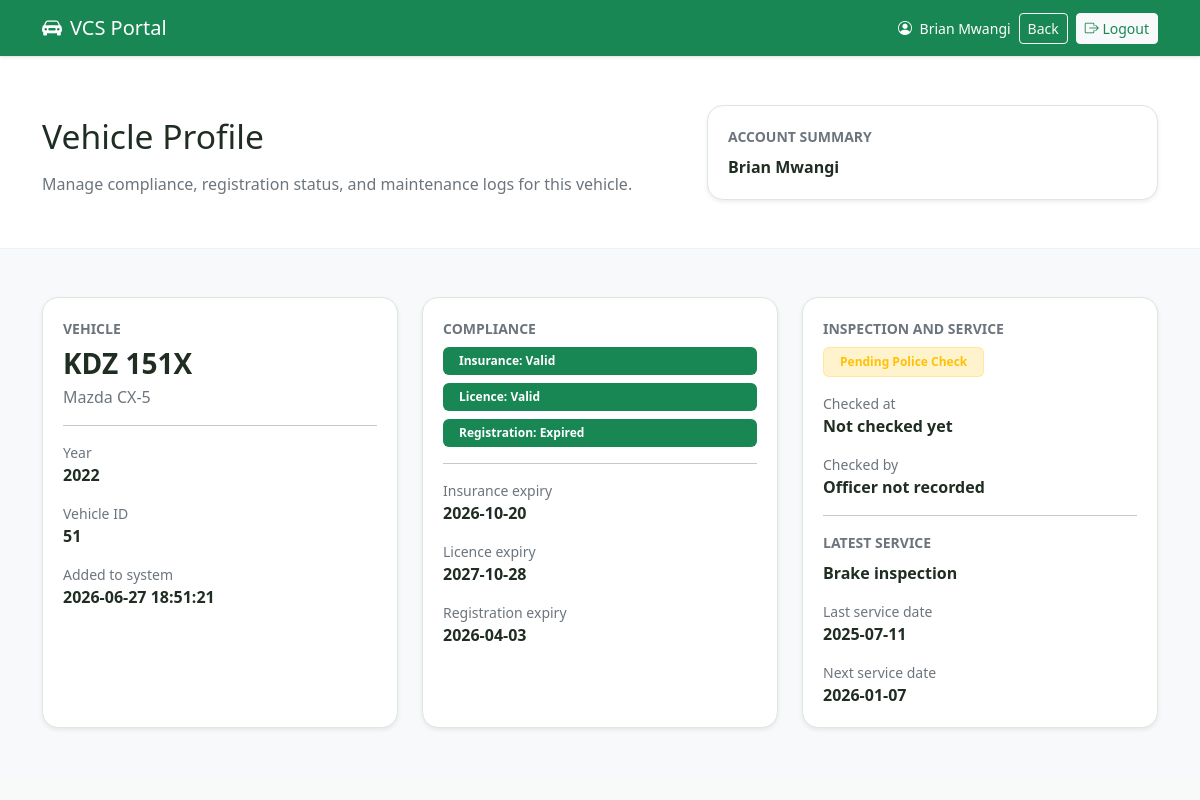
Screenshot of /views/citizen_vehicle_details.php?vehicle_id=51 (signed in) with the database file from the repository.
### tables this page shows
CREATE TABLE IF NOT EXISTS vehicles (
    vehicle_id INT AUTO_INCREMENT PRIMARY KEY,
    owner_id INT NOT NULL,
    plate_number VARCHAR(50) NOT NULL,
    make VARCHAR(100) NOT NULL,
    model VARCHAR(100) NOT NULL,
    year INT NOT NULL,
    inspection_status VARCHAR(30) NOT NULL DEFAULT 'Pending Police Check',
    inspection_checked_at DATETIME NULL,
    inspection_checked_by INT NULL,
    created_at TIMESTAMP DEFAULT CURRENT_TIMESTAMP,
    CONSTRAINT fk_vehicles_owner
        FOREIGN KEY (owner_id) REFERENCES users(user_id)
        ON DELETE CASCADE
    ,
    CONSTRAINT fk_vehicles_inspection_checked_by
        FOREIGN KEY (inspection_checked_by) REFERENCES users(user_id)
        ON DELETE SET NULL
);

CREATE TABLE IF NOT EXISTS compliance_records (
    compliance_id INT AUTO_INCREMENT PRIMARY KEY,
    vehicle_id INT NOT NULL,
    insurance_expiry DATE NOT NULL,
    insurance_status VARCHAR(20) NOT NULL,
    licence_expiry DATE NOT NULL,
    licence_status VARCHAR(20) NOT NULL,
    registration_expiry DATE NOT NULL,
    registration_status VARCHAR(20) NOT NULL,
    created_at TIMESTAMP DEFAULT CURRENT_TIMESTAMP,
    CONSTRAINT fk_compliance_vehicle
        FOREIGN KEY (vehicle_id) REFERENCES vehicles(vehicle_id)
        ON DELETE CASCADE
);

CREATE TABLE IF NOT EXISTS service_records (
    service_id INT AUTO_INCREMENT PRIMARY KEY,
    vehicle_id INT NOT NULL,
    service_details VARCHAR(255) NOT NULL,
    last_service_date DATE NOT NULL,
    next_service_date DATE NOT NULL,
    created_at TIMESTAMP DEFAULT CURRENT_TIMESTAMP,
    CONSTRAINT fk_service_vehicle
        FOREIGN KEY (vehicle_id) REFERENCES vehicles(vehicle_id)
        ON DELETE CASCADE
);

### views/citizen_vehicle_details.php (the view, shortened to what this page needs)
<?php
require_once '../config/db.php';
function h($value): string
{
    return htmlspecialchars((string) $value, ENT_QUOTES, 'UTF-8');
}
function inspectionBadgeClass($status): string
{
    $normalized = strtolower(trim((string) $status));
    if ($normalized === 'pending police check') {
        return 'bg-warning-subtle text-warning border border-warning border-opacity-25';
    }
    return 'bg-secondary-subtle text-secondary border border-secondary border-opacity-25';
}
$userId = (int) $_SESSION['user_id'];
$vehicleId = (int) ($_GET['vehicle_id'] ?? 0);
$vehicle = null;
$dashboardUrl = '/views/citizen_portal.php';
if ($vehicleId <= 0) {
    $message = 'Select a vehicle first.';
    $messageType = 'warning';
} else {
    try {
        $stmt = $pdo->prepare(
            "SELECT
                u.user_id,
                u.name AS owner_name,
                u.email AS owner_email,
                u.role AS owner_role,
                v.vehicle_id,
                v.plate_number,
                v.make,
                v.model,
                v.year,
                v.inspection_status,
                v.inspection_checked_at,
                v.inspection_checked_by,
                checker.name AS inspection_checked_by_name,
                v.created_at AS vehicle_created_at,
                c.insurance_expiry,
                c.insurance_status,
                c.licence_expiry,
                c.licence_status,
                c.registration_expiry,
                c.registration_status,
                s.service_details,
                s.last_service_date,
                s.next_service_date
            FROM vehicles v
            INNER JOIN users u ON u.user_id = v.owner_id
            LEFT JOIN compliance_records c ON c.vehicle_id = v.vehicle_id
            LEFT JOIN service_records s ON s.vehicle_id = v.vehicle_id
            LEFT JOIN users checker ON checker.user_id = v.inspection_checked_by
            WHERE v.vehicle_id = :vehicle_id
              AND v.owner_id = :owner_id
            LIMIT 1"
        );
        $stmt->execute([
            'vehicle_id' => $vehicleId,
            'owner_id' => $userId,
        ]);
        $vehicle = $stmt->fetch();
    } catch (PDOException $e) {
        error_log($e->getMessage());
        $message = 'Database error while loading vehicle details.';
        $messageType = 'danger';
    }
}
?>
<!DOCTYPE html>
<html lang="en">
<head>
    <link href="https://cdn.jsdelivr.net/npm/bootstrap@5.3.2/dist/css/bootstrap.min.css" rel="stylesheet">
    <link href="https://cdn.jsdelivr.net/npm/bootstrap-icons@1.11.3/font/bootstrap-icons.min.css" rel="stylesheet">
    <link href="../assets/css/style.css" rel="stylesheet">
</head>
<body class="dashboard-page">
    <nav class="navbar navbar-expand-lg navbar-dark bg-success shadow-sm">
        <div class="container">
            <a class="navbar-brand text-white" href="<?php echo h($dashboardUrl); ?>">
                <i class="bi bi-car-front-fill me-2"></i>VCS Portal
            </a>
            <div class="d-flex align-items-center text-white gap-2">
                <span class="small d-none d-md-inline"><i class="bi bi-person-circle me-1"></i> <?php echo h($_SESSION['name'] ?? 'Citizen'); ?></span>
                <a href="<?php echo h($dashboardUrl); ?>" class="btn btn-outline-light btn-sm">Back</a>
                <a href="/backend/logout.php" class="btn btn-light btn-sm text-success">
                    <i class="bi bi-box-arrow-right"></i> Logout
                </a>
            </div>
        </div>
    </nav>
    <main>
        <section class="section-band bg-white">
            <div class="container py-5">
                <div class="row align-items-center g-4">
                    <div class="col-lg-7">
                        <h1 class="section-title mt-2 mb-3">Vehicle Profile</h1>
                        <p class="text-secondary mb-0">
                            Manage compliance, registration status, and maintenance logs for this vehicle.
                        </p>
                    </div>
                    <div class="col-lg-5">
                        <div class="detail-card shadow-sm">
                            <div class="small text-secondary text-uppercase fw-semibold">Account summary</div>
                            <div class="fw-bold mt-2"><?php echo h($_SESSION['name'] ?? 'Citizen'); ?></div>
                        </div>
                    </div>
                </div>
            </div>
        </section>
        <section class="section-band bg-light">
            <div class="container py-5">
                <?php if ($vehicle): ?>
                    <div class="row g-4">
                        <div class="col-lg-4">
                            <div class="detail-card h-100 shadow-sm">
                                <div class="small text-secondary text-uppercase fw-semibold">Vehicle</div>
                                <h2 class="h3 fw-bold mt-2 mb-1"><?php echo h($vehicle['plate_number']); ?></h2>
                                <p class="text-secondary mb-0"><?php echo h($vehicle['make']); ?> <?php echo h($vehicle['model']); ?></p>
                                <hr>
                                <div class="small text-secondary">Year</div>
                                <div class="fw-semibold"><?php echo h($vehicle['year']); ?></div>
                                <div class="small text-secondary mt-3">Vehicle ID</div>
                                <div class="fw-semibold"><?php echo h($vehicle['vehicle_id']); ?></div>
                                <div class="small text-secondary mt-3">Added to system</div>
                                <div class="fw-semibold"><?php echo h($vehicle['vehicle_created_at']); ?></div>
                            </div>
                        </div>
                        <div class="col-lg-4">
                            <div class="detail-card h-100 shadow-sm">
                                <div class="small text-secondary text-uppercase fw-semibold">Compliance</div>
                                <div class="mt-2 d-grid gap-2">
                                    <span class="badge bg-success px-3 py-2 text-start">Insurance: <?php echo h($vehicle['insurance_status'] ?? 'N/A'); ?></span>
                                    <span class="badge bg-success px-3 py-2 text-start">Licence: <?php echo h($vehicle['licence_status'] ?? 'N/A'); ?></span>
                                    <span class="badge bg-success px-3 py-2 text-start">Registration: <?php echo h($vehicle['registration_status'] ?? 'N/A'); ?></span>
                                </div>
                                <hr>
                                <div class="small text-secondary">Insurance expiry</div>
                                <div class="fw-semibold"><?php echo h($vehicle['insurance_expiry'] ?? 'N/A'); ?></div>
                                <div class="small text-secondary mt-3">Licence expiry</div>
                                <div class="fw-semibold"><?php echo h($vehicle['licence_expiry'] ?? 'N/A'); ?></div>
                                <div class="small text-secondary mt-3">Registration expiry</div>
                                <div class="fw-semibold"><?php echo h($vehicle['registration_expiry'] ?? 'N/A'); ?></div>
                            </div>
                        </div>
                        <div class="col-lg-4">
                            <div class="detail-card h-100 shadow-sm">
                                <div class="small text-secondary text-uppercase fw-semibold">Inspection and service</div>
                                <div class="mt-2">
                                    <span class="badge <?php echo inspectionBadgeClass($vehicle['inspection_status'] ?? 'Pending Police Check'); ?> px-3 py-2">
                                        <?php echo h($vehicle['inspection_status'] ?? 'Pending Police Check'); ?>
                                    </span>
                                </div>
                                <div class="small text-secondary mt-3">Checked at</div>
                                <div class="fw-semibold"><?php echo h($vehicle['inspection_checked_at'] ?? 'Not checked yet'); ?></div>
                                <div class="small text-secondary mt-3">Checked by</div>
                                <div class="fw-semibold"><?php echo h($vehicle['inspection_checked_by_name'] ?? 'Officer not recorded'); ?></div>
                                <hr>
                                <div class="small text-secondary text-uppercase fw-semibold">Latest service</div>
                                <div class="fw-semibold mt-2"><?php echo h($vehicle['service_details'] ?? 'N/A'); ?></div>
                                <div class="small text-secondary mt-3">Last service date</div>
                                <div class="fw-semibold"><?php echo h($vehicle['last_service_date'] ?? 'N/A'); ?></div>
                                <div class="small text-secondary mt-3">Next service date</div>
                                <div class="fw-semibold"><?php echo h($vehicle['next_service_date'] ?? 'N/A'); ?></div>
                            </div>
                        </div>
                                </div>
                            </div>
                <?php endif; ?>
        </section>
    </main>
</body>
</html>

### assets/css/style.css (style rules this page uses)
:root { --vcs-green: #0a7a3c; --vcs-green-dark: #07592d; --vcs-green-soft: #e9f6ee; --vcs-white: #ffffff; --vcs-ink: #1f2d23; --vcs-muted: #5f6f65; --vcs-border: #dbe8de; --vcs-surface: #f7faf8; }
html { scroll-behavior: smooth; }
body { background: var(--vcs-surface); color: var(--vcs-ink); }
.section-band { border-top: 1px solid rgba(0, 0, 0, 0.03); }
.section-title { font-size: clamp(1.8rem, 2.8vw, 2.6rem); line-height: 1.15; }
.value-card, .search-card, .detail-card, .info-tile, .feature-card, .lookup-preview, .mini-result { background: var(--vcs-white); border: 1px solid var(--vcs-border); border-radius: 1rem; padding: 1.25rem; }

### rows the page displays
vehicles: plate_number "KDZ 151X", make "Mazda", model "CX-5", year "2022", vehicle_id "51", created_at "2026-06-27 18:51:21", compliance_records.insurance_status "Valid", compliance_records.licence_status "Valid", compliance_records.registration_status "Expired", compliance_records.insurance_expiry "2026-10-20", compliance_records.licence_expiry "2027-10-28", compliance_records.registration_expiry "2026-04-03", inspection_status "Pending Police Check", inspection_checked_at "Not checked yet", service_records.service_details "Brake inspection", service_records.last_service_date "2025-07-11", service_records.next_service_date "2026-01-07"

### other values shown
$_SESSION['name'] "Brian Mwangi"
$vehicle['inspection_checked_by_name'] "Officer not recorded"
